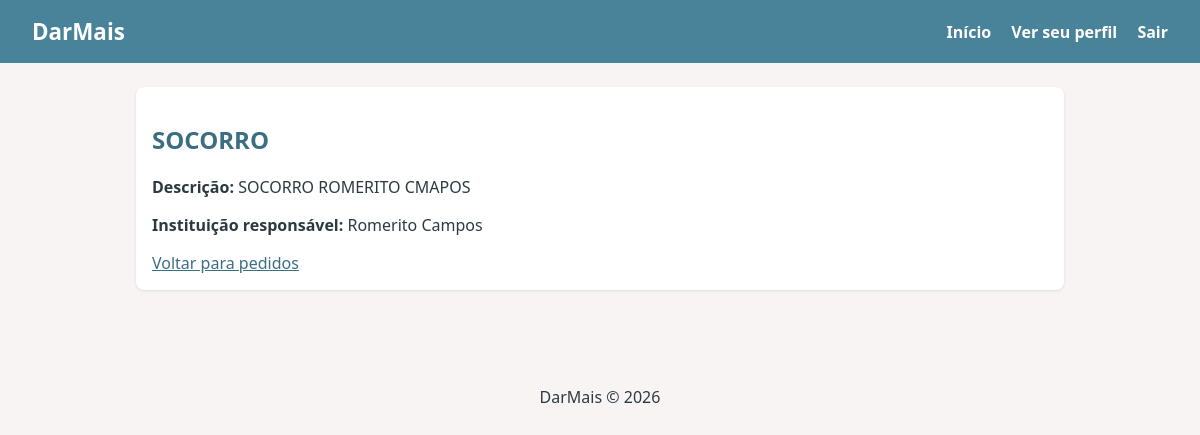
The page /pedido/1 (signed in) on the database its author committed.
### projeto_romerito/models.py (models this page shows)
class PedidoDeAjuda(Base):
    __tablename__ = "pedidos_ajuda"
    id: Mapped[int] = mapped_column(primary_key=True, autoincrement=True)
    titulo: Mapped[str] = mapped_column(String(100), nullable=False)
    descricao: Mapped[str] = mapped_column(Text, nullable=False)
    instituicao_id: Mapped[int] = mapped_column(
        ForeignKey("instituicoes.id"),
        nullable=False
    )
    instituicao: Mapped["Instituicao"] = relationship(
        back_populates="pedidos_ajuda"
    )
    beneficiarios: Mapped[List["Beneficiario"]] = relationship(
        back_populates="pedido_ajuda"
    )
    doacoes: Mapped[List["Doacao"]] = relationship(
        back_populates="pedido_ajuda"
    )

class Instituicao(Base):
    __tablename__ = "instituicoes"
    id: Mapped[int] = mapped_column(primary_key=True, autoincrement=True)
    nome: Mapped[str] = mapped_column(String(100), nullable=False)
    email: Mapped[str] = mapped_column(String(80), unique=True, nullable=False)
    cnpj: Mapped[str] = mapped_column(String(18), unique=True, nullable=False)
    senha: Mapped[str] = mapped_column(String(255), nullable=False)
    pedidos_ajuda: Mapped[List["PedidoDeAjuda"]] = relationship(
        back_populates="instituicao"
    )

### projeto_romerito/blueprints/pedidos/routes.py (the view)
@pedidos_bp.route('/pedido/<int:pedido_id>')
def informacoes(pedido_id):
    usuario_id = sf.get('user_id')
    if not usuario_id:
        return render_template('auth/login.html')
    with Session(bind = engine) as session:
       pedido = session.get(PedidoDeAjuda, pedido_id)
       if pedido is None:
        return 'Pedido não encontrado', 404
       return render_template(
        'pedidos/informacoes.html',
        pedido=pedido
        )

### projeto_romerito/blueprints/pedidos/templates/pedidos/informacoes.html (shortened to what this page needs)
{% extends 'base.html' %}
{% block conteudo %}
<section class="card">
    <h2>{{ pedido.titulo }}</h2>
    <p>
        <strong>Descrição:</strong>
        {{ pedido.descricao }}
    </p>
    <p>
        <strong>Instituição responsável:</strong>
        {{ pedido.instituicao.nome }}
    </p>
    <a href="{{ url_for('pedidos.listar') }}">
        Voltar para pedidos
    </a>
</section>
{% endblock %}

### projeto_romerito/static/style.css (style rules this page uses)
:root { --cinza: #D8D8D8; --azul: #488399; --azul-escuro: #3b6e82; --coral: #EA9393; --amarelo: #F4D38A; --rosa: #F1BEBE; --fundo: #f7f4f3; --texto: #2b3a42; }
* { box-sizing: border-box; }
body { font-family: system-ui, sans-serif; margin: 0; color: var(--texto); background: var(--fundo); }
h2 { color: var(--azul-escuro); }
.card { background: #fff; padding: 1rem; border-radius: 8px; box-shadow: 0 1px 3px rgba(0,0,0,.1); }
a { color: var(--azul-escuro); }

### rows shown on the page
PedidoDeAjuda: titulo "SOCORRO", descricao "SOCORRO ROMERITO CMAPOS"
Instituicao: instituicao.nome "Romerito Campos"
